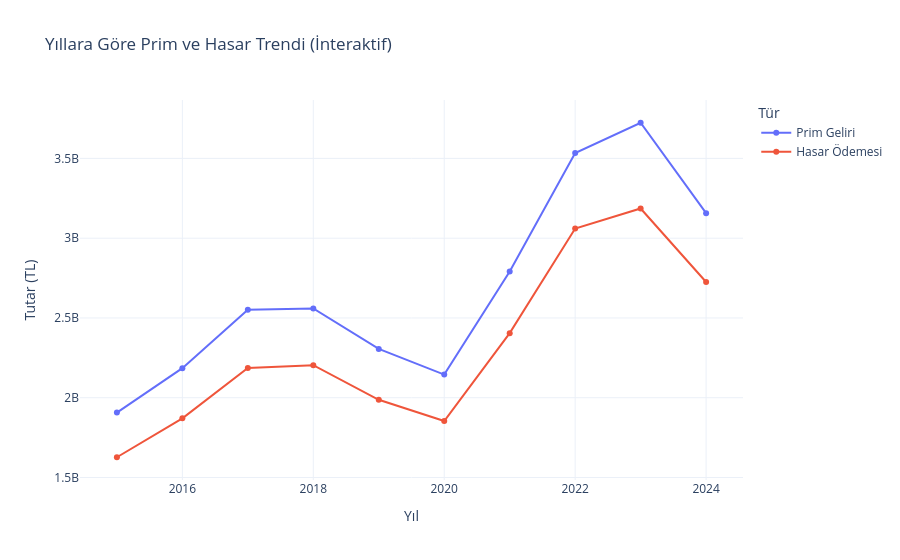

Notebook code cell kept with this figure:
### Code cell
import plotly.express as px

# Yıllara göre prim vs hasar - interaktif
yillik_uzun = df.groupby("yil")[["prim_tl", "hasar_tl"]].sum().reset_index()
yillik_uzun = yillik_uzun.melt(id_vars="yil", var_name="Tür", value_name="Tutar")
yillik_uzun["Tür"] = yillik_uzun["Tür"].map({"prim_tl": "Prim Geliri", "hasar_tl": "Hasar Ödemesi"})

fig = px.line(yillik_uzun, x="yil", y="Tutar", color="Tür",
              title="Yıllara Göre Prim ve Hasar Trendi (İnteraktif)",
              labels={"yil": "Yıl", "Tutar": "Tutar (TL)"},
              markers=True)
fig.update_layout(hovermode="x unified", template="plotly_white")
fig.write_html("outputs/06_interaktif_trend.html")
fig.show()
print("✅ İnteraktif grafik kaydedildi!")

### Figure 1 — Plotly figure (JSON) as saved in the notebook; plotly's stock layout.template omitted (floating-point values rounded to 4 significant figures)
{"data": [{"hovertemplate": "Tür=Prim Geliri<br>Yıl=%{x}<br>Tutar (TL)=%{y}<extra></extra>", "legendgroup": "Prim Geliri", "line": {"color": "#636efa", "dash": "solid"}, "marker": {"symbol": "circle"}, "mode": "lines+markers", "name": "Prim Geliri", "orientation": "v", "showlegend": true, "type": "scatter", "x": [2015, 2016, 2017, 2018, 2019, 2020, 2021, 2022, 2023, 2024], "xaxis": "x", "y": [1906697483, 2185517277, 2551038743, 2560017405, 2305702289, 2145225386, 2790658753, 3533332659, 3723667603, 3156917241], "yaxis": "y"}, {"hovertemplate": "Tür=Hasar Ödemesi<br>Yıl=%{x}<br>Tutar (TL)=%{y}<extra></extra>", "legendgroup": "Hasar Ödemesi", "line": {"color": "#EF553B", "dash": "solid"}, "marker": {"symbol": "circle"}, "mode": "lines+markers", "name": "Hasar Ödemesi", "orientation": "v", "showlegend": true, "type": "scatter", "x": [2015, 2016, 2017, 2018, 2019, 2020, 2021, 2022, 2023, 2024], "xaxis": "x", "y": [1626919095, 1870794995, 2187036804, 2204262162, 1987266102, 1854208468, 2404909635, 3060244072, 3186150405, 2725445206], "yaxis": "y"}], "layout": {"hovermode": "x unified", "legend": {"title": {"text": "Tür"}, "tracegroupgap": 0}, "title": {"text": "Yıllara Göre Prim ve Hasar Trendi (İnteraktif)"}, "xaxis": {"anchor": "y", "domain": [0, 1], "title": {"text": "Yıl"}}, "yaxis": {"anchor": "x", "domain": [0, 1], "title": {"text": "Tutar (TL)"}}}}
